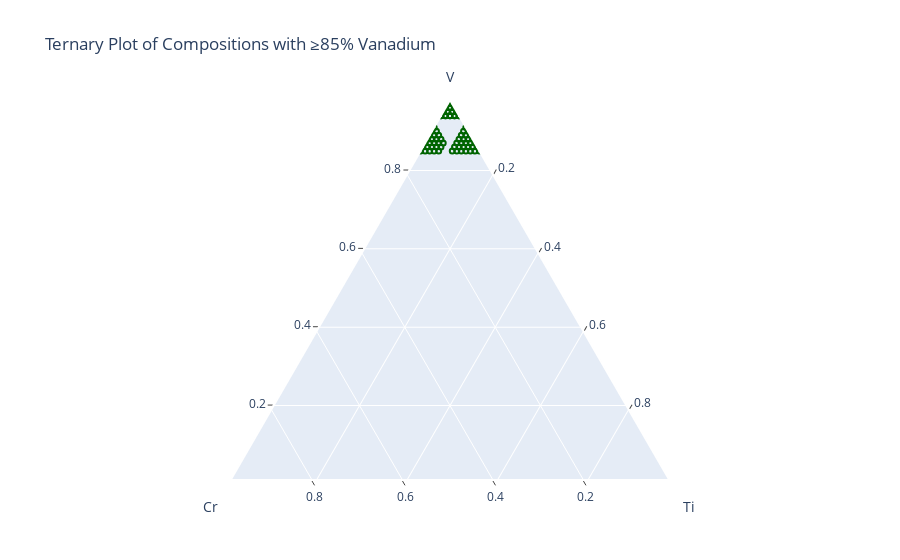

The code cell stored with this chart in its notebook:
### Code cell
import plotly.graph_objects as go

def plot_ternary_with_vanadium_constraint(df):
    # Filter the dataframe for compositions with 85% or more vanadium
    constrained_df = df[df['V'] >= 0.85]
    
    # Create the ternary plot using the filtered data
    fig = go.Figure(go.Scatterternary({
        'mode': 'markers',
        'a': constrained_df['V'],
        'b': constrained_df['Cr'],
        'c': constrained_df['Ti'],
        'marker': {
            'symbol': 100,
            'color': constrained_df['color'],
            'size': 5,  # Adjust size as needed
            'line': {'width': 2}
        }
    }))
    
    fig.update_layout({
        'ternary': {
            'sum': 1,
            'aaxis': {'title': 'V', 'min': 0.01, 'linewidth': 2, 'ticks': 'outside'},
            'baxis': {'title': 'Cr', 'min': 0.01, 'linewidth': 2, 'ticks': 'outside'},
            'caxis': {'title': 'Ti', 'min': 0.01, 'linewidth': 2, 'ticks': 'outside'}
        },
        'title': 'Ternary Plot of Compositions with ≥85% Vanadium'
    })
    
    return fig

# Assuming 'merged_df' is your dataframe from previous steps
fig = plot_ternary_with_vanadium_constraint(merged_df)
fig.show()

### Figure 1 — Plotly figure (JSON) as saved in the notebook; plotly's stock layout.template omitted (floating-point values rounded to 4 significant figures)
{"data": [{"a": [0.85, 0.85, 0.85, 0.85, 0.85, 0.85, 0.85, 0.85, 0.85, 0.85, 0.85, 0.85, 0.86, 0.86, 0.86, 0.86, 0.86, 0.86, 0.86, 0.86, 0.86, 0.86, 0.86, 0.87, 0.87, 0.87, 0.87, 0.87, 0.87, 0.87, 0.87, 0.87, 0.87, 0.88, 0.88, 0.88, 0.88, 0.88, 0.88, 0.88, 0.88, 0.89, 0.89, 0.89, 0.89, 0.89, 0.89, 0.9, 0.9, 0.9, 0.9, 0.91, 0.91, 0.94, 0.94, 0.94, 0.94, 0.94, 0.95, 0.94, 0.95, 0.94, 0.95, 0.94, 0.95, 0.94, 0.94, 0.96, 0.95, 0.96, 0.95, 0.96, 0.95, 0.95, 0.96, 0.96, 0.96, 0.97, 0.97, 0.98], "b": [0.01, 0.02, 0.03, 0.04, 0.05, 0.06, 0.07, 0.1, 0.11, 0.12, 0.13, 0.14, 0.01, 0.02, 0.03, 0.04, 0.05, 0.06, 0.09, 0.1, 0.11, 0.12, 0.13, 0.01, 0.02, 0.03, 0.04, 0.05, 0.08, 0.09, 0.1, 0.11, 0.12, 0.01, 0.02, 0.03, 0.04, 0.08, 0.09, 0.1, 0.11, 0.01, 0.02, 0.03, 0.08, 0.09, 0.1, 0.01, 0.02, 0.08, 0.09, 0.01, 0.08, 0.01, 0.02, 0.03, 0.04, 0.05, 0.01, 0.01, 0.02, 0.02, 0.03, 0.03, 0.04, 0.04, 0.05, 0.01, 0.01, 0.02, 0.02, 0.03, 0.03, 0.04, 0.01, 0.02, 0.03, 0.01, 0.02, 0.01], "c": [0.14, 0.13, 0.12, 0.11, 0.1, 0.09, 0.08, 0.05, 0.04, 0.03, 0.02, 0.01, 0.13, 0.12, 0.11, 0.1, 0.09, 0.08, 0.05, 0.04, 0.03, 0.02, 0.01, 0.12, 0.11, 0.1, 0.09, 0.08, 0.05, 0.04, 0.03, 0.02, 0.01, 0.11, 0.1, 0.09, 0.08, 0.04, 0.03, 0.02, 0.01, 0.1, 0.09, 0.08, 0.03, 0.02, 0.01, 0.09, 0.08, 0.02, 0.01, 0.08, 0.01, 0.05, 0.04, 0.03, 0.02, 0.01, 0.04, 0.05, 0.03, 0.04, 0.02, 0.03, 0.01, 0.02, 0.01, 0.03, 0.04, 0.02, 0.03, 0.01, 0.02, 0.01, 0.03, 0.02, 0.01, 0.02, 0.01, 0.01], "marker": {"color": ["darkgreen", "darkgreen", "darkgreen", "darkgreen", "darkgreen", "darkgreen", "darkgreen", "darkgreen", "darkgreen", "darkgreen", "darkgreen", "darkgreen", "darkgreen", "darkgreen", "darkgreen", "darkgreen", "darkgreen", "darkgreen", "darkgreen", "darkgreen", "darkgreen", "darkgreen", "darkgreen", "darkgreen", "darkgreen", "darkgreen", "darkgreen", "darkgreen", "darkgreen", "darkgreen", "darkgreen", "darkgreen", "darkgreen", "darkgreen", "darkgreen", "darkgreen", "darkgreen", "darkgreen", "darkgreen", "darkgreen", "darkgreen", "darkgreen", "darkgreen", "darkgreen", "darkgreen", "darkgreen", "darkgreen", "darkgreen", "darkgreen", "darkgreen", "darkgreen", "darkgreen", "darkgreen", "darkgreen", "darkgreen", "darkgreen", "darkgreen", "darkgreen", "darkgreen", "darkgreen", "darkgreen", "darkgreen", "darkgreen", "darkgreen", "darkgreen", "darkgreen", "darkgreen", "darkgreen", "darkgreen", "darkgreen", "darkgreen", "darkgreen", "darkgreen", "darkgreen", "darkgreen", "darkgreen", "darkgreen", "darkgreen", "darkgreen", "darkgreen"], "line": {"width": 2}, "size": 5, "symbol": 100}, "mode": "markers", "type": "scatterternary"}], "layout": {"ternary": {"aaxis": {"linewidth": 2, "min": 0.01, "ticks": "outside", "title": {"text": "V"}}, "baxis": {"linewidth": 2, "min": 0.01, "ticks": "outside", "title": {"text": "Cr"}}, "caxis": {"linewidth": 2, "min": 0.01, "ticks": "outside", "title": {"text": "Ti"}}, "sum": 1}, "title": {"text": "Ternary Plot of Compositions with ≥85% Vanadium"}}}
